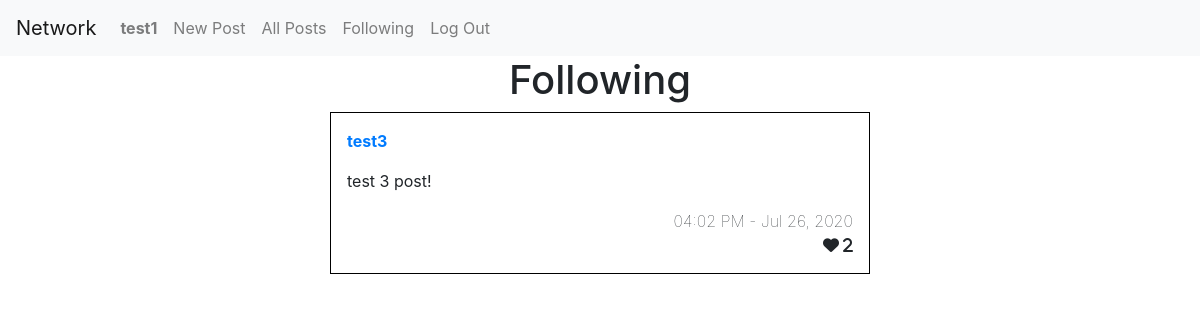
The page /following (signed in) on the database its author committed.
### network/models.py (models this page shows)
class User(AbstractUser):
    followers = models.ManyToManyField('self', blank=True, symmetrical=False, related_name="followersList")
    following = models.ManyToManyField('self', blank=True, symmetrical=False, related_name="followingList")

class Post(models.Model):
    id = models.AutoField(primary_key=True)
    poster = models.CharField(max_length=64)
    content = models.TextField()
    time = models.DateTimeField()
    likes = models.IntegerField(default=0)
    liked = models.ManyToManyField(User, blank=True)
    def serialize(self):
        return {
            "poster": self.poster,
            "content": self.content,
            "time": self.time.strftime("%I:%M %p - %b %d, %Y"),
            "likes": self.likes,
            "id": self.id,
            "liked": self.liked
        }

### network/views.py (the view)
# urls.py: path("following", views.following, name="following"),
@login_required
def following(request):
    currentUser = request.user.get_username()
    userObj = User.objects.get(username=currentUser)
    postList = []
    flatList = []
    followingList = userObj.following.all()
    for following in followingList:
        postList.append(Post.objects.filter(poster=following.username))
        print(following.username)
    for set in postList:
        for obj in set:
            flatList.append(obj)
    sortedList = sorted(flatList, key=lambda x: x.time)
    flatList = [post.serialize for post in flatList]
    print(sortedList)
    page = request.GET.get('p', 1)
    paginateList = Paginator(flatList,10)
    flatList = paginateList.page(page)
    return render(request, "network/following.html", {
        "postList": flatList,
        "currentUser": currentUser
    })

### network/templates/network/following.html (shortened to what this page needs)
{% extends "network/layout.html" %}
{% block body %}
    <h1>Following</h1>
    <div class="row">
        <div class="col-md-6 offset-md-3">
        {% for each  in postList %}
        <div class ="box">
            <div class="row poster">
                <div class="col text-left">
                    <a href="{% url 'profile' each.poster %}">{{ each.poster }}</a>
                </div>
            </div>
            <div class="row">
                <div class="col text-left content">
                    <div class="content">
                        {{ each.content }}
                    </div>
                </div>
            </div>
            <div class="row">
                <div class="col text-right timestamp">
                    {{ each.time }}
                </div>
            </div>
            <div class="row">
                <div class="col text-left">
                </div>
                <div class="col text-right">
                    <i class="fa fa-heart" data-user="{{ currentUser }}" data-postNumber={{ each.id }}> {{ each.likes }}</i>
                </div>
            </div>
        </div>
        {% endfor %}
        </div>
    </div>
{% endblock %}

### network/templates/network/layout.html (shortened to what this page needs)
{% load static %}
<!DOCTYPE html>
<html lang="en">
    <head>
        <link rel="stylesheet" href="https://stackpath.bootstrapcdn.com/bootstrap/4.4.1/css/bootstrap.min.css">
        <link href="{% static 'network/styles.css' %}" rel="stylesheet">
    </head>
    <body>
        <nav class="navbar navbar-expand-lg navbar-light bg-light">
            <a class="navbar-brand" href="#">Network</a>
            <div>
              <ul class="navbar-nav mr-auto">
                {% if user.is_authenticated %}
                    <li class="nav-item">
                        <a class="nav-link" href="{% url 'profile' user.username %}"><strong>{{ user.username }}</strong></a>
                    </li>
                    <li class="nav-item">
                        <a class="nav-link" href="{%url 'newPost' %}">New Post</a>
                    </li>
                {% endif %}
                <li class="nav-item">
                  <a class="nav-link" href="{% url 'allPost' %}">All Posts</a>
                </li>
                {% if user.is_authenticated %}
                    <li class="nav-item">
                        <a class="nav-link" href="{% url 'following' %}">Following</a>
                    </li>
                    <li class="nav-item">
                        <a class="nav-link" href="{% url 'logout' %}">Log Out</a>
                    </li>
                {% endif %}
              </ul>
            </div>
          </nav>
        <div class="container">
            {% block body %}
            {% endblock %}
        </div>
    </body>
</html>

### network/static/network/styles.css (style rules this page uses)
.container { text-align: center; }
.box { border: 1px solid black; padding: 1em; margin-bottom: 1em; }
.timestamp { margin-top: 1em; font-weight: lighter; }
.poster { font-weight: bold; margin-bottom: 1em; }

### rows shown on the page
User: username "test1"
Post: poster "test3", content "test 3 post!", time "04:02 PM - Jul 26, 2020", likes "2"
